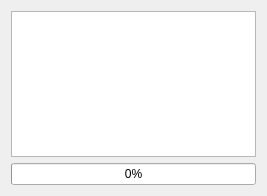
<?xml version="1.0" encoding="UTF-8"?>
<ui version="4.0">
 <class>librepcb::editor::KiCadLibraryImportWizardPage_Parse</class>
 <widget class="QWizardPage" name="librepcb::editor::KiCadLibraryImportWizardPage_Parse">
  <property name="geometry">
   <rect>
    <x>0</x>
    <y>0</y>
    <width>267</width>
    <height>196</height>
   </rect>
  </property>
  <property name="windowTitle">
   <string notr="true">Scanning Directory</string>
  </property>
  <property name="title">
   <string>Scanning Directory</string>
  </property>
  <property name="subTitle">
   <string>The selected directory will be scanned for KiCad libraries.</string>
  </property>
  <layout class="QVBoxLayout" name="verticalLayout">
   <item>
    <widget class="QTextBrowser" name="txtMessages">
     <property name="lineWrapMode">
      <enum>QTextEdit::NoWrap</enum>
     </property>
     <property name="html">
      <string notr="true">&lt;!DOCTYPE HTML PUBLIC &quot;-//W3C//DTD HTML 4.0//EN&quot; &quot;http://www.w3.org/TR/REC-html40/strict.dtd&quot;&gt;
&lt;html&gt;&lt;head&gt;&lt;meta name=&quot;qrichtext&quot; content=&quot;1&quot; /&gt;&lt;meta charset=&quot;utf-8&quot; /&gt;&lt;style type=&quot;text/css&quot;&gt;
p, li { white-space: pre-wrap; }
hr { height: 1px; border-width: 0; }
li.unchecked::marker { content: &quot;\2610&quot;; }
li.checked::marker { content: &quot;\2612&quot;; }
&lt;/style&gt;&lt;/head&gt;&lt;body style=&quot; font-family:'Noto Sans'; font-size:10pt; font-weight:400; font-style:normal;&quot;&gt;
&lt;p style=&quot;-qt-paragraph-type:empty; margin-top:0px; margin-bottom:0px; margin-left:0px; margin-right:0px; -qt-block-indent:0; text-indent:0px;&quot;&gt;&lt;br /&gt;&lt;/p&gt;&lt;/body&gt;&lt;/html&gt;</string>
     </property>
    </widget>
   </item>
   <item>
    <widget class="QProgressBar" name="progressBar">
     <property name="value">
      <number>0</number>
     </property>
     <property name="alignment">
      <set>Qt::AlignCenter</set>
     </property>
    </widget>
   </item>
  </layout>
 </widget>
 <resources/>
 <connections/>
</ui>
